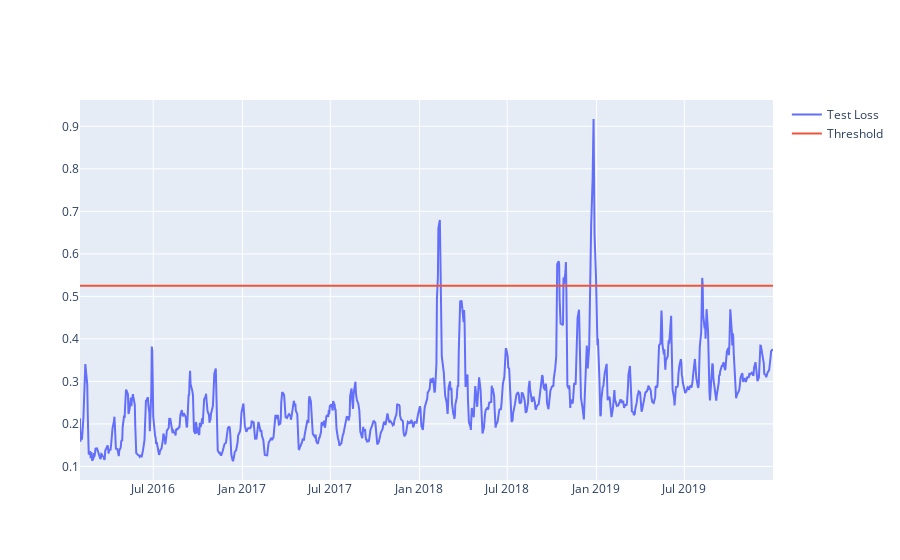

Notebook cell for this chart:
### Code cell
fig = go.Figure()
fig.add_trace(go.Scatter(x= test[time_steps:].Date, y= test_score_df.loss, mode='lines', name='Test Loss'))
fig.add_trace(go.Scatter(x= test[time_steps:].Date, y= test_score_df.Threshold, mode='lines', name='Threshold'))
fig.update_layout(showlegend = True)
fig.show()

### Figure 1 — Plotly figure (JSON) as saved in the notebook; plotly's stock layout.template omitted (floating-point values rounded to 4 significant figures; data arrays with more than 128 entries replaced by an {"elided": "..."} marker saying what was removed)
{"data": [{"mode": "lines", "name": "Test Loss", "type": "scatter", "x": {"elided": "987 str values"}, "y": {"elided": "987 float values"}}, {"mode": "lines", "name": "Threshold", "type": "scatter", "x": {"elided": "987 str values"}, "y": {"elided": "987 float values"}}], "layout": {"showlegend": true}}
